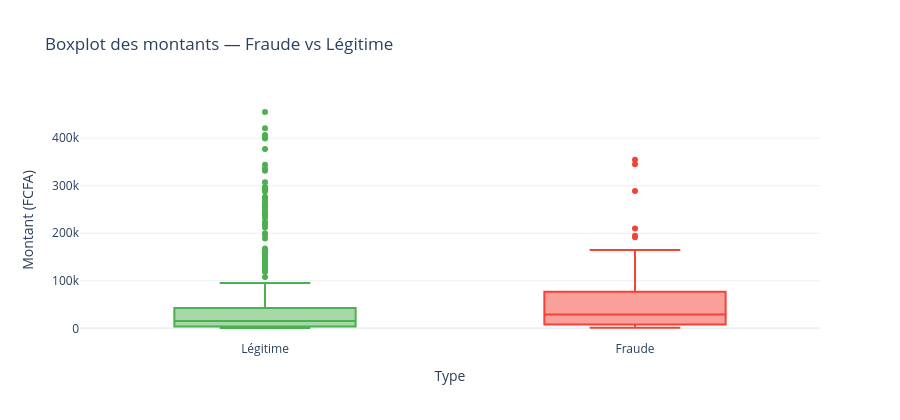

Notebook code cell kept with this figure:
### Code cell
# Boxplot des montants
fig = px.box(tx, x='type', y='montant_fcfa', color='type', points='outliers',
             color_discrete_map={'Légitime': LEGIT, 'Fraude': FRAUD},
             title='Boxplot des montants — Fraude vs Légitime',
             labels={'montant_fcfa': 'Montant (FCFA)', 'type': 'Type'})
fig.update_layout(showlegend=False, height=420)
fig.show()

### Figure 1 — Plotly figure (JSON) as saved in the notebook; plotly's stock layout.template omitted (floating-point values rounded to 4 significant figures; data arrays with more than 128 entries replaced by an {"elided": "..."} marker saying what was removed)
{"data": [{"alignmentgroup": "True", "boxpoints": "outliers", "hovertemplate": "Type=%{x}<br>Montant (FCFA)=%{y}<extra></extra>", "legendgroup": "Légitime", "marker": {"color": "#4CAF50"}, "name": "Légitime", "notched": false, "offsetgroup": "Légitime", "orientation": "v", "showlegend": true, "type": "box", "x": {"elided": "475 str values"}, "x0": " ", "xaxis": "x", "y": {"elided": "475 int values"}, "y0": " ", "yaxis": "y"}, {"alignmentgroup": "True", "boxpoints": "outliers", "hovertemplate": "Type=%{x}<br>Montant (FCFA)=%{y}<extra></extra>", "legendgroup": "Fraude", "marker": {"color": "#F44336"}, "name": "Fraude", "notched": false, "offsetgroup": "Fraude", "orientation": "v", "showlegend": true, "type": "box", "x": ["Fraude", "Fraude", "Fraude", "Fraude", "Fraude", "Fraude", "Fraude", "Fraude", "Fraude", "Fraude", "Fraude", "Fraude", "Fraude", "Fraude", "Fraude", "Fraude", "Fraude", "Fraude", "Fraude", "Fraude", "Fraude", "Fraude", "Fraude", "Fraude", "Fraude", "Fraude", "Fraude", "Fraude", "Fraude", "Fraude", "Fraude", "Fraude", "Fraude", "Fraude", "Fraude", "Fraude", "Fraude", "Fraude", "Fraude", "Fraude", "Fraude", "Fraude", "Fraude", "Fraude", "Fraude", "Fraude", "Fraude", "Fraude", "Fraude", "Fraude", "Fraude", "Fraude", "Fraude", "Fraude", "Fraude", "Fraude", "Fraude", "Fraude", "Fraude", "Fraude", "Fraude", "Fraude", "Fraude", "Fraude"], "x0": " ", "xaxis": "x", "y": [37352, 21090, 23715, 38041, 9565, 25707, 13430, 191562, 345159, 122991, 159391, 31393, 1633, 36231, 1719, 27648, 28899, 194772, 125400, 71709, 120392, 73614, 68272, 30042, 16901, 7944, 5102, 2524, 1366, 2046, 1180, 41994, 26558, 289144, 43877, 39461, 25013, 29772, 30092, 7934, 80654, 33355, 12082, 7964, 10480, 2776, 3728, 4286, 100739, 8224, 2133, 3528, 1922, 985, 158446, 354455, 120894, 164993, 113538, 30393, 24992, 209933, 3611, 37430], "y0": " ", "yaxis": "y"}], "layout": {"boxmode": "overlay", "height": 420, "legend": {"title": {"text": "Type"}, "tracegroupgap": 0}, "showlegend": false, "title": {"text": "Boxplot des montants — Fraude vs Légitime"}, "xaxis": {"anchor": "y", "categoryarray": ["Légitime", "Fraude"], "categoryorder": "array", "domain": [0, 1], "title": {"text": "Type"}}, "yaxis": {"anchor": "x", "domain": [0, 1], "title": {"text": "Montant (FCFA)"}}}}
